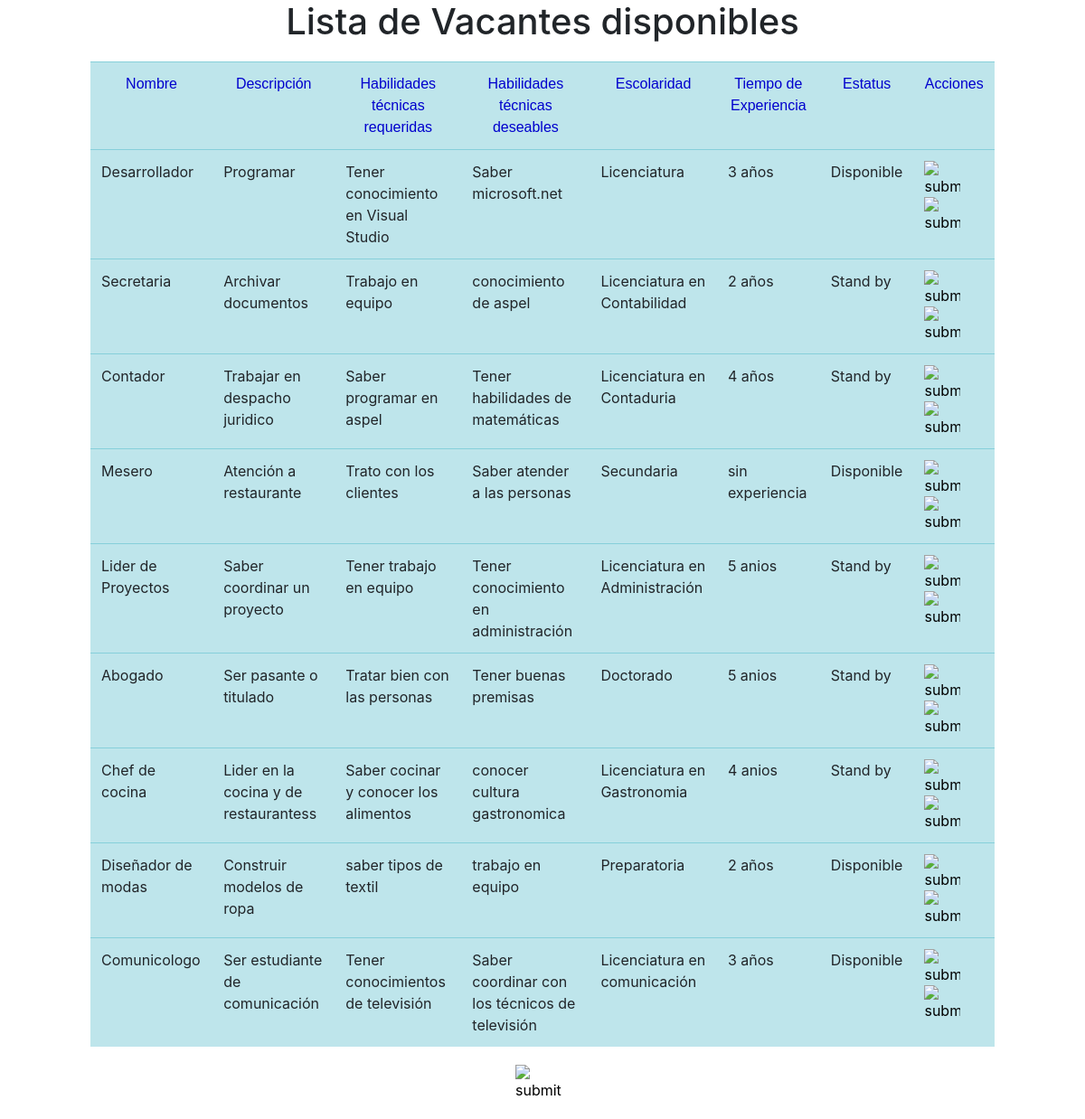
The page /Vacantes/index.php on the database as committed earlier.
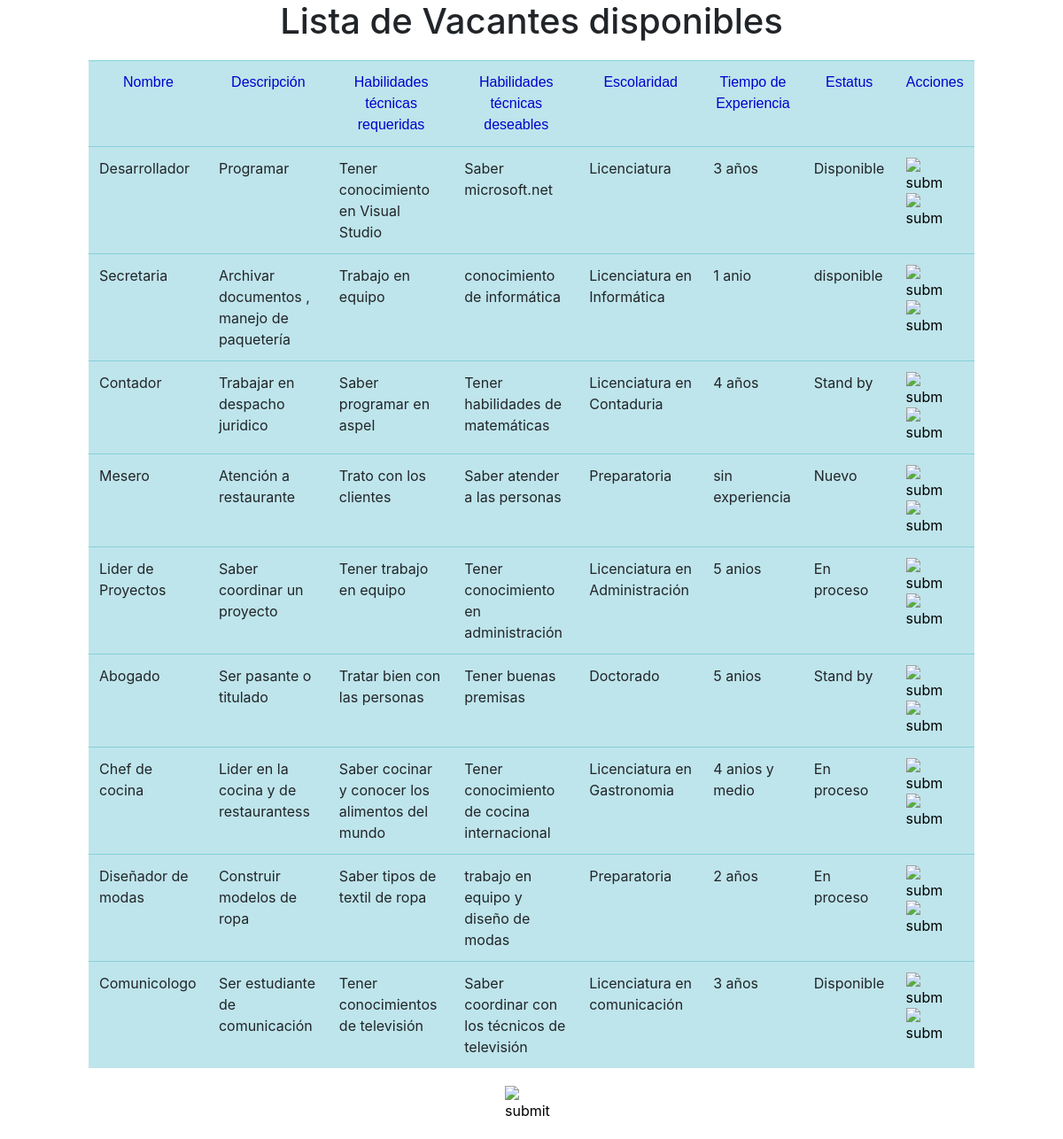
The same page on the database as committed later.
### tables this page shows
CREATE TABLE "vacante" (
	"id"	INTEGER,
	"nombrevac"	TEXT,
	"descripcion" TEXT,
	"habtecreq"	TEXT,
	"habtecdes"	TEXT,
	"escolaridad" TEXT,
	"experiencia" TEXT,
	"estatus" TEXT,
	PRIMARY KEY("id" AUTOINCREMENT)
);

### Vacantes/index.php (the view, shortened to what this page needs)
<?php
include '../conn.php';
$query = "SELECT * FROM vacante";
$result = $db->query($query);
?>
<!DOCTYPE html>
<html>
<head>
<link  rel="stylesheet" href="../css/vacante.css">
<link rel="stylesheet" href="https://cdn.jsdelivr.net/npm/bootstrap@4.6.1/dist/css/bootstrap.min.css">
</head>
<body>
<h1 class="titulo_candi" align="center">Lista de Vacantes disponibles</h1>
    <div style=" margin: 20px 100px;">
            <table class="table" id ="resultado">
            <tr class="table-info" id="texto">
                <td scope="col">Nombre</td>
                <td scope="col">Descripción</td>
				<td scope="col">Habilidades técnicas requeridas</td>
				<td scope="col">Habilidades técnicas deseables</td>
				<td scope="col">Escolaridad</td>
				<td scope="col">Tiempo de Experiencia</td>
				<td scope="col">Estatus</td>
                <td scope="col">Acciones</td>
                </tr>
            <?php while($row = $result->fetchArray()) {?>
            <tr class="table-info" id="load-table">
                <td scope="col"><?php echo $row['nombrevac'];?></td>
                <td scope="col"><?php echo $row['descripcion'];?></td>
				<td scope="col"><?php echo $row['habtecreq'];?></td>
                <td scope="col"><?php echo $row['habtecdes'];?></td>
				<td scope="col"><?php echo $row['escolaridad'];?></td>
				<td scope="col"><?php echo $row['experiencia'];?></td>
                <td scope="col"><?php echo $row['estatus'];?></td>
                <td>
                    <a id='btnActualizar' href="ActualizarVacante.php?id=<?php echo $row['id'];?>">
                    <input type="image" src="https://cdn-icons-png.flaticon.com/512/61/61444.png?w=360" name="submit" width="40" height="40" alt="submit"data-toggle="modal" data-target="#actvac"/></a>
                    <a  id='btnEliminar' onclick="EliminarVacante();" class='delete-btn' href="EliminarVacante.php?id=<?php echo $row['id'];?>"  confirm('Desea eliminar esta vacante');">
                    <input type="image" src="https://cdn.icon-icons.com/icons2/1919/PNG/512/biggarbagebin_121980.png"name="submit" width="40" height="40" alt="submit"data-toggle="modal" data-target="#eliminavac"/></a>
                    </td>
            </tr>
            <?php } ?>
        </table>
    </div>
    <div class="d-flex justify-content-center">
    <a  href="AgregarVacante.php" ><input type="image" src="https://cdn-icons-png.flaticon.com/512/5219/5219822.png" name="submit" width="60" height="60" alt="submit"data-toggle="modal" data-target="#agregavac"/></a>
    </div>
</body>
</html>

Rows that differ between the two databases and show on the page:
changed vacante "Secretaria": descripcion "Archivar documentos" → "Archivar documentos , manejo de paquetería"; habtecdes "conocimiento de aspel" → "conocimiento de informática"; escolaridad "Licenciatura en Contabilidad" → "Licenciatura en Informática"; experiencia "2 años" → "1 anio"; estatus "Stand by" → "disponible"
changed vacante "Mesero": escolaridad "Secundaria" → "Preparatoria"; estatus "Disponible" → "Nuevo"
changed vacante "Lider de Proyectos": estatus "Stand by" → "En proceso"
changed vacante "Chef de cocina": habtecreq "Saber cocinar y conocer los alimentos" → "Saber cocinar y conocer los alimentos del mundo"; habtecdes "conocer cultura gastronomica" → "Tener conocimiento de cocina internacional"; experiencia "4 anios" → "4 anios y medio"; estatus "Stand by" → "En proceso"
changed vacante "Diseñador de modas": habtecreq "saber tipos de textil" → "Saber tipos de textil de ropa"; habtecdes "trabajo en equipo" → "trabajo en equipo y diseño de modas"; estatus "Disponible" → "En proceso"
